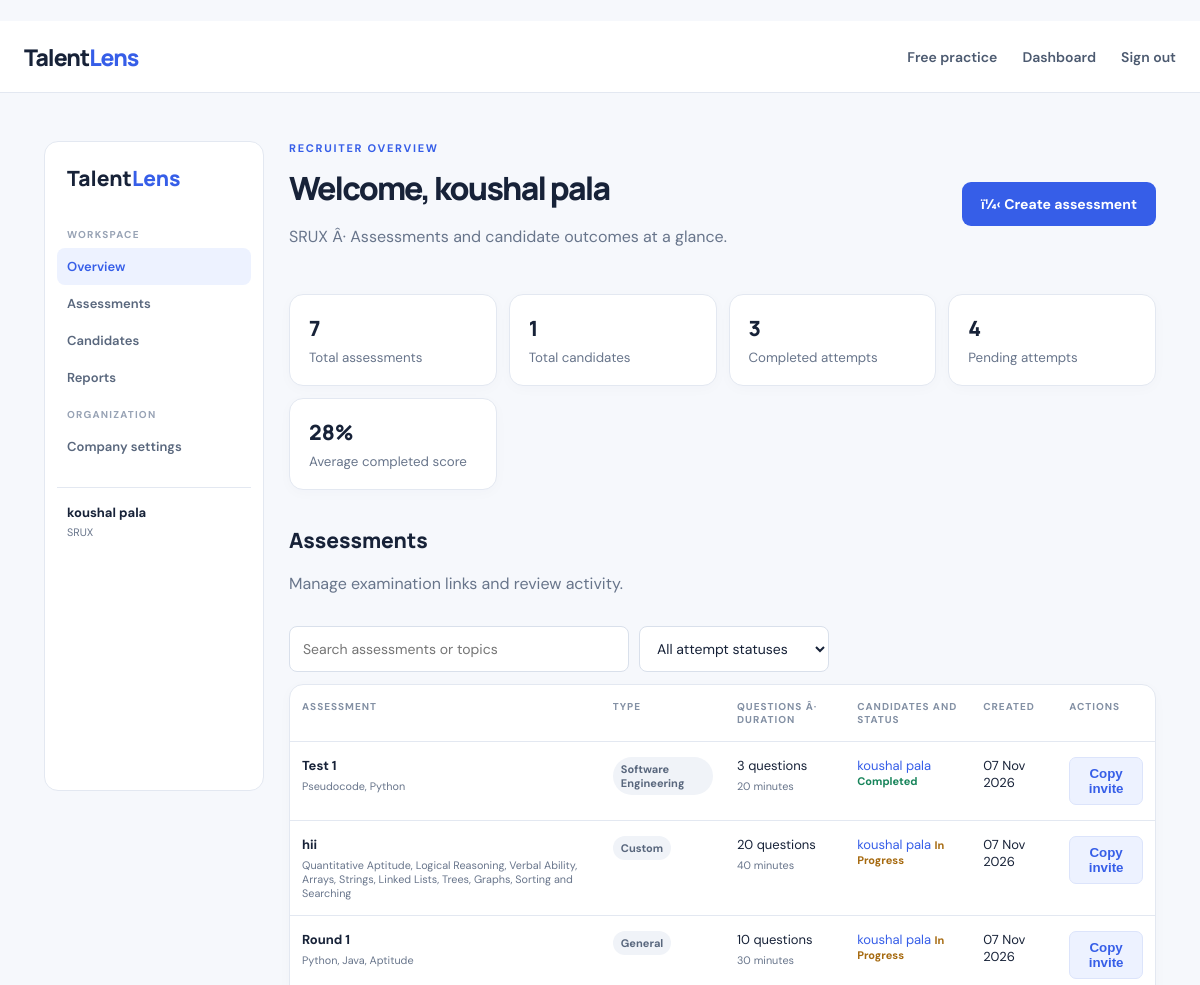
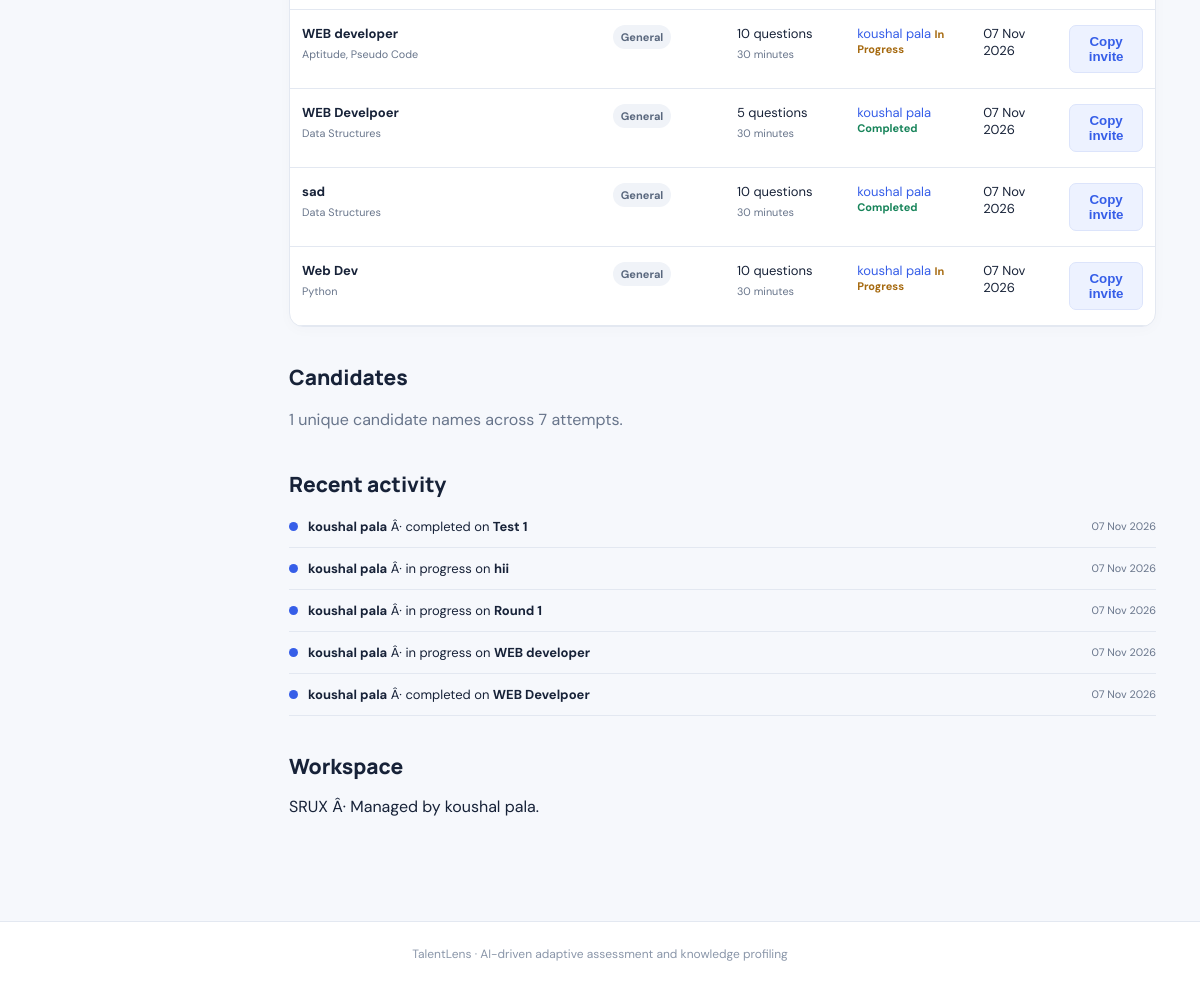
Page /dashboard (signed in) on the earlier database version (2 pictures, top to bottom).
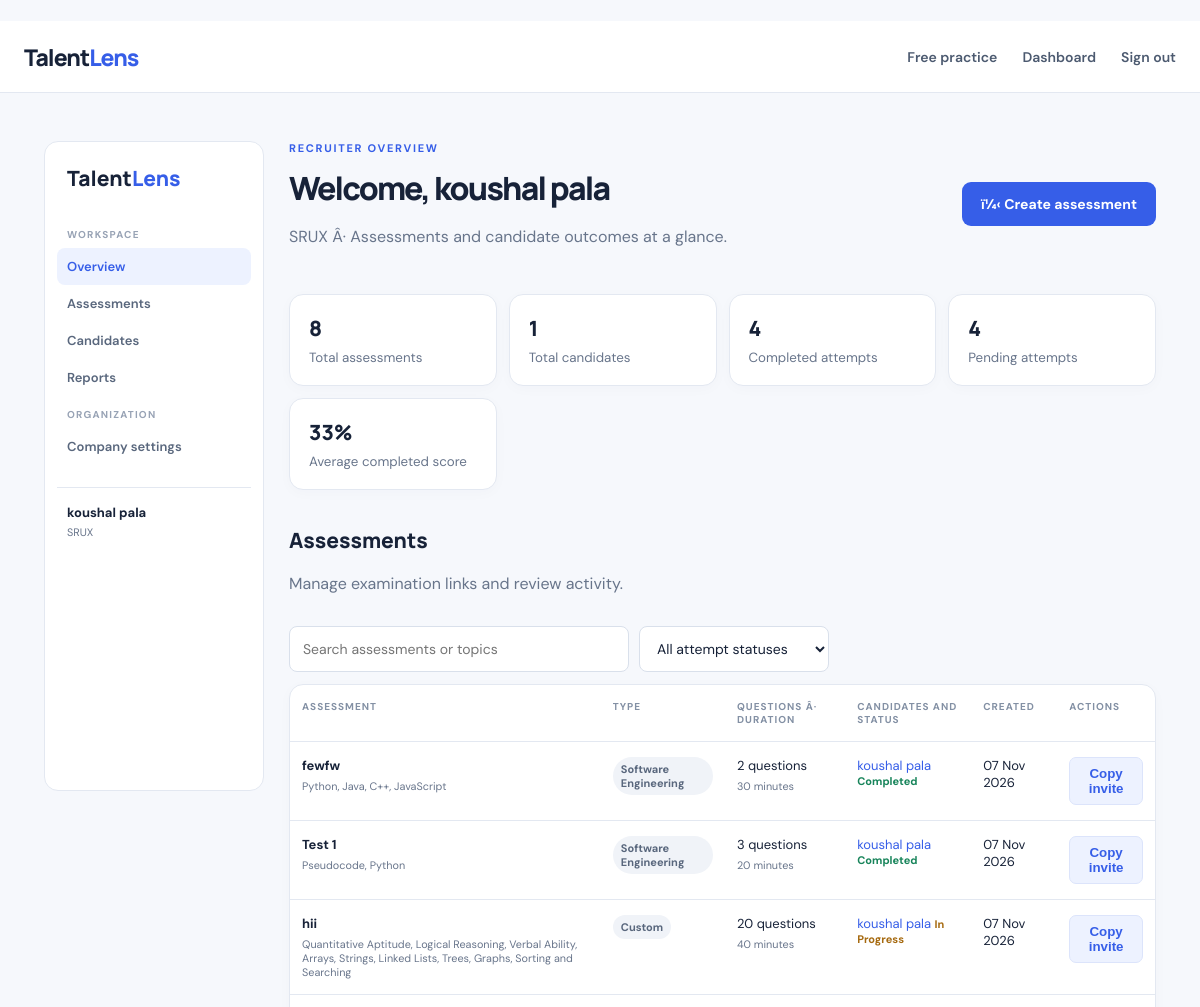
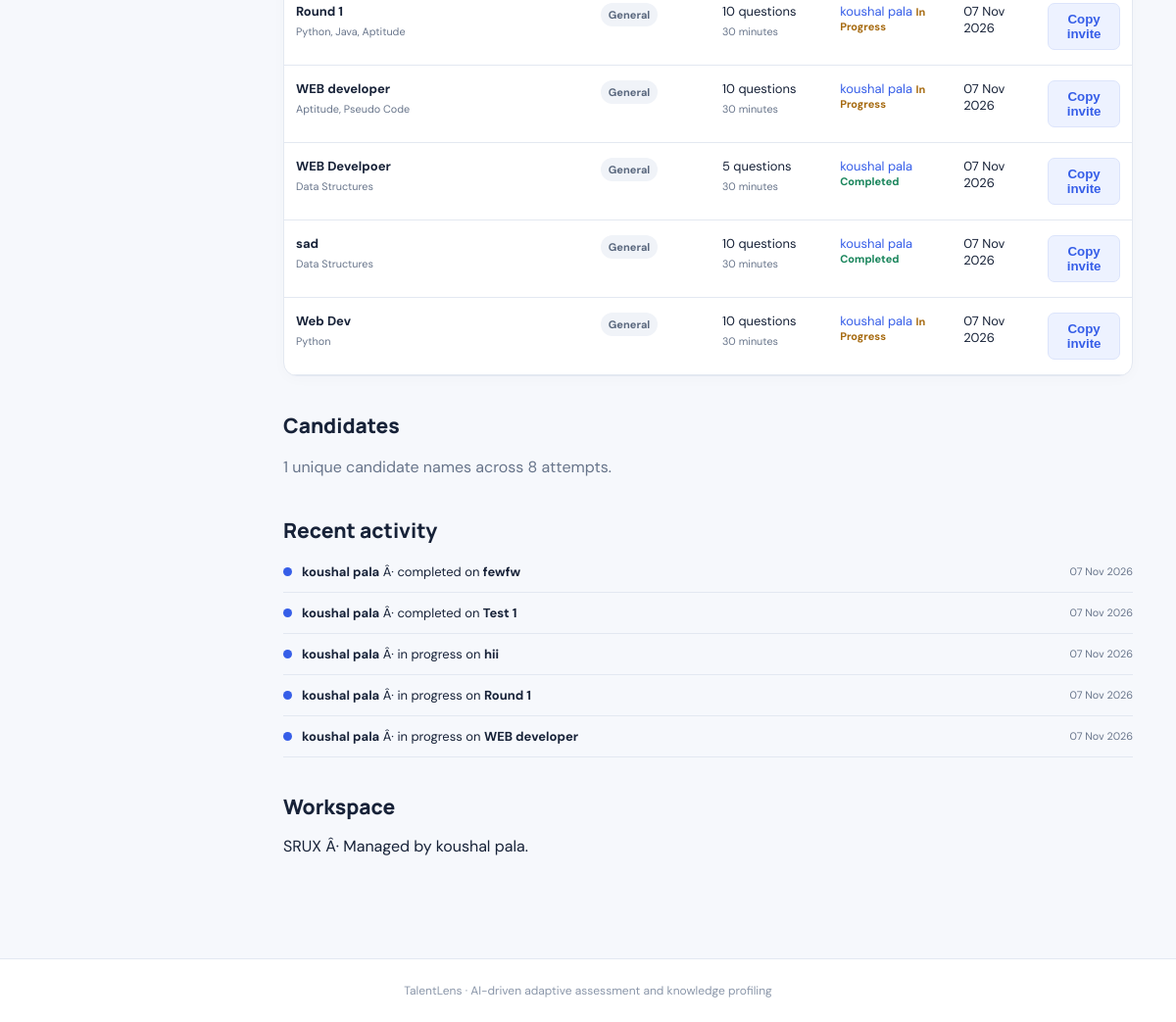
Same page on the later database version (2 pictures, top to bottom).
### db_models.py (models this page shows, shortened)
class User(UserMixin, db.Model):
    id=db.Column(db.Integer,primary_key=True)
    company=db.Column(db.String(160),nullable=False)
    name=db.Column(db.String(120),nullable=False)
    email=db.Column(db.String(180),unique=True,nullable=False,index=True)
    password_hash=db.Column(db.String(255),nullable=False)
    created_at=db.Column(db.DateTime,default=lambda: datetime.now(timezone.utc).replace(tzinfo=None))

class Assessment(db.Model):
    id=db.Column(db.Integer,primary_key=True)
    recruiter_id=db.Column(db.Integer,db.ForeignKey("user.id"),nullable=True,index=True)
    title=db.Column(db.String(180),nullable=False)
    topic=db.Column(db.String(300),nullable=False)
    question_count=db.Column(db.Integer,default=10)
    duration_minutes=db.Column(db.Integer,default=30)
    token=db.Column(db.String(64),unique=True,index=True,nullable=False)
    kind=db.Column(db.String(20),default="recruiter")
    description=db.Column(db.Text,default="")
    category=db.Column(db.String(80),default="General")
    instructions=db.Column(db.Text,default="")
    created_at=db.Column(db.DateTime,default=lambda: datetime.now(timezone.utc).replace(tzinfo=None))
    recruiter=db.relationship("User",backref="assessments")
    attempts=db.relationship("Attempt",backref="assessment",cascade="all, delete-orphan")
    sections=db.relationship("AssessmentSection",backref="assessment",cascade="all, delete-orphan",order_by="AssessmentSection.display_order")

class Attempt(db.Model):
    id=db.Column(db.Integer,primary_key=True)
    assessment_id=db.Column(db.Integer,db.ForeignKey("assessment.id"),nullable=False,index=True)
    candidate_name=db.Column(db.String(140),nullable=False)
    candidate_email=db.Column(db.String(180),default="")
    profile_json=db.Column(db.Text,default="{}")
    history_json=db.Column(db.Text,default="[]")
    current_question_json=db.Column(db.Text,default="")
    question_number=db.Column(db.Integer,default=0)
    started_at=db.Column(db.DateTime)
    expires_at=db.Column(db.DateTime)
    completed_at=db.Column(db.DateTime)
    status=db.Column(db.String(20),default="not_started")
    score=db.Column(db.Float,default=0)
    created_at=db.Column(db.DateTime,default=lambda: datetime.now(timezone.utc).replace(tzinfo=None))

### app.py (the view)
@app.route("/dashboard")
@login_required
def dashboard():
    assessments=Assessment.query.filter_by(recruiter_id=current_user.id).order_by(Assessment.created_at.desc()).all()
    return render_template("dashboard.html",assessments=assessments)

### app.py (called while the page is built)
@login_manager.user_loader
def load_user(user_id): return db.session.get(User,int(user_id))

### templates/dashboard.html
﻿{% extends "base.html" %}{% block content %}{% set ns=namespace(attempts=0,completed=0,pending=0,candidates=[],score=0,scores=0) %}{% for a in assessments %}{% for at in a.attempts %}{% set ns.attempts=ns.attempts+1 %}{% if at.status=='completed' %}{% set ns.completed=ns.completed+1 %}{% set ns.score=ns.score+at.score %}{% set ns.scores=ns.scores+1 %}{% else %}{% set ns.pending=ns.pending+1 %}{% endif %}{% if at.candidate_name not in ns.candidates %}{% set ns.candidates=ns.candidates+[at.candidate_name] %}{% endif %}{% endfor %}{% endfor %}<div class="dashboard-shell"><aside class="dashboard-sidebar"><a href="#overview" class="side-brand">Talent<span>Lens</span></a><div class="side-label">WORKSPACE</div><a class="side-link selected" href="#overview">Overview</a><a class="side-link" href="#assessments">Assessments</a><a class="side-link" href="#candidates">Candidates</a><a class="side-link" href="#reports">Reports</a><div class="side-label">ORGANIZATION</div><a class="side-link" href="#company-settings">Company settings</a><div class="sidebar-user"><b>{{ current_user.name }}</b><small>{{ current_user.company }}</small></div></aside><div class="dashboard-main"><section id="overview"><div class="pagehead"><div><div class="eyebrow">RECRUITER OVERVIEW</div><h1>Welcome, {{ current_user.name }}</h1><p>{{ current_user.company }} Â· Assessments and candidate outcomes at a glance.</p></div><a class="btn" href="{{ url_for('new_assessment') }}">ï¼‹ Create assessment</a></div><div class="stats"><div><b>{{ assessments|length }}</b><small>Total assessments</small></div><div><b>{{ ns.candidates|length }}</b><small>Total candidates</small></div><div><b>{{ ns.completed }}</b><small>Completed attempts</small></div><div><b>{{ ns.pending }}</b><small>Pending attempts</small></div><div><b>{{ (ns.score/ns.scores)|round|int if ns.scores else 'â€”' }}{% if ns.scores %}%{% endif %}</b><small>Average completed score</small></div></div></section><section id="assessments" class="dashboard-section"><div class="pagehead compact"><div><h2>Assessments</h2><p>Manage examination links and review activity.</p></div></div><div class="table-tools"><input id="assessment-search" aria-label="Search assessments" placeholder="Search assessments or topics"><select id="status-filter" aria-label="Filter by attempt status"><option value="">All attempt statuses</option><option value="completed">Completed</option><option value="in progress">In progress</option></select></div>{% if assessments %}<div class="tablecard"><table id="assessment-table"><thead><tr><th>Assessment</th><th>Type</th><th>Questions Â· duration</th><th>Candidates and status</th><th>Created</th><th>Actions</th></tr></thead><tbody>{% for a in assessments %}<tr data-search="{{ (a.title ~ ' ' ~ a.topic ~ ' ' ~ a.category)|lower }}" data-status="{% for at in a.attempts %}{{ at.status|replace('_',' ') }} {% endfor %}"><td><b>{{ a.title }}</b><small>{{ a.topic }}</small></td><td><span class="status-pill">{{ 'Free practice' if a.kind=='practice' else (a.category or 'Recruitment') }}</span></td><td>{{ a.question_count }} questions<small>{{ a.duration_minutes }} minutes</small></td><td>{% for at in a.attempts %}<a href="{{ url_for('recruiter_attempt_report',attempt_id=at.id) }}">{{ at.candidate_name }}</a> <span class="status {{ at.status }}">{{ at.status|replace('_',' ') }}</span><br>{% else %}<span class="muted">No attempts yet</span>{% endfor %}</td><td>{{ a.created_at.strftime('%d %b %Y') }}</td><td><button class="copy" type="button" data-copy="{{ request.host_url }}invite/{{ a.token }}">Copy invite</button></td></tr>{% endfor %}</tbody></table></div><p id="no-results" class="empty" hidden>No assessments match these filters.</p>{% else %}<div class="empty"><h2>Your workspace is ready</h2><p>Create your first assessment to invite candidates and review their results.</p><a class="btn" href="{{ url_for('new_assessment') }}">Create assessment</a></div>{% endif %}</section><section id="candidates" class="dashboard-section"><h2>Candidates</h2><p class="muted">{{ ns.candidates|length }} unique candidate names across {{ ns.attempts }} attempts.</p></section><section id="reports" class="dashboard-section"><h2>Recent activity</h2>{% set recent=namespace(count=0) %}{% for a in assessments %}{% for at in a.attempts|sort(attribute='created_at',reverse=true) %}{% if recent.count<5 %}<div class="activity-row"><span class="activity-dot"></span><span><b>{{ at.candidate_name }}</b> Â· {{ at.status|replace('_',' ') }} on <b>{{ a.title }}</b></span><small>{{ at.created_at.strftime('%d %b %Y') }}</small></div>{% set recent.count=recent.count+1 %}{% endif %}{% endfor %}{% endfor %}{% if recent.count==0 %}<p class="muted">Candidate activity will appear here.</p>{% endif %}</section><section id="company-settings" class="dashboard-section"><h2>Workspace</h2><p>{{ current_user.company }} Â· Managed by {{ current_user.name }}.</p></section></div></div><script>const search=document.getElementById('assessment-search'),filter=document.getElementById('status-filter'),rows=[...document.querySelectorAll('#assessment-table tbody tr')];function filterRows(){let q=(search?.value||'').toLowerCase(),s=filter?.value||'',visible=0;rows.forEach(row=>{let ok=row.dataset.search.includes(q)&&(!s||row.dataset.status.includes(s));row.hidden=!ok;if(ok)visible++});let n=document.getElementById('no-results');if(n)n.hidden=visible>0}search?.addEventListener('input',filterRows);filter?.addEventListener('change',filterRows);document.querySelectorAll('[data-copy]').forEach(button=>button.addEventListener('click',async()=>{try{await navigator.clipboard.writeText(button.dataset.copy);button.textContent='Copied';setTimeout(()=>button.textContent='Copy invite',1400)}catch{button.textContent=button.dataset.copy}}));</script>{% endblock %}

### templates/base.html (shortened to what this page needs)
<!doctype html><html lang="en"><head><link rel="stylesheet" href="{{ url_for('static',filename='style.css') }}"><link rel="stylesheet" href="https://cdnjs.cloudflare.com/ajax/libs/prism/1.29.0/themes/prism-tomorrow.min.css"></head><body><nav aria-label="Main navigation"><a class="brand" href="{{ url_for('index') }}">Talent<span>Lens</span></a><div><a href="{{ url_for('free_test') }}">Free practice</a>{% if current_user.is_authenticated %}<a href="{{ url_for('dashboard') }}">Dashboard</a><a href="{{ url_for('logout') }}">Sign out</a>{% else %}<a href="{{ url_for('login') }}">Recruiter sign in</a><a class="navbtn" href="{{ url_for('register') }}">Get started</a>{% endif %}</div></nav><main>{% block content %}{% endblock %}</main><footer>TalentLens · AI-driven adaptive assessment and knowledge profiling</footer></body></html>

Differences in the rows shown:
added Assessment: title "fewfw", topic "Python, Java, C++, JavaScript", kind+category "Software Engineering", question_count "2", duration_minutes "30", created_at "07 Nov 2026"
added Attempt: candidate_name "koushal pala", status "Completed", status "completed", created_at "07 Nov 2026"
shown differently, row unchanged: Assessment "WEB Develpoer": loses Attempt (candidate_name "koushal pala", status "Completed", status "completed", {{ a.title }} "WEB Develpoer", created_at "07 Nov 2026"); title "WEB Develpoer" → (not shown)
Other differences:
{{ assessments|length }}: "7" → "8"
{{ ns.completed }}: "3" → "4"
{{ (ns.score/ns.scores)|round|int if ns.scores else 'â€”' }}: "28" → "33"
{{ ns.attempts }}: "7" → "8"
